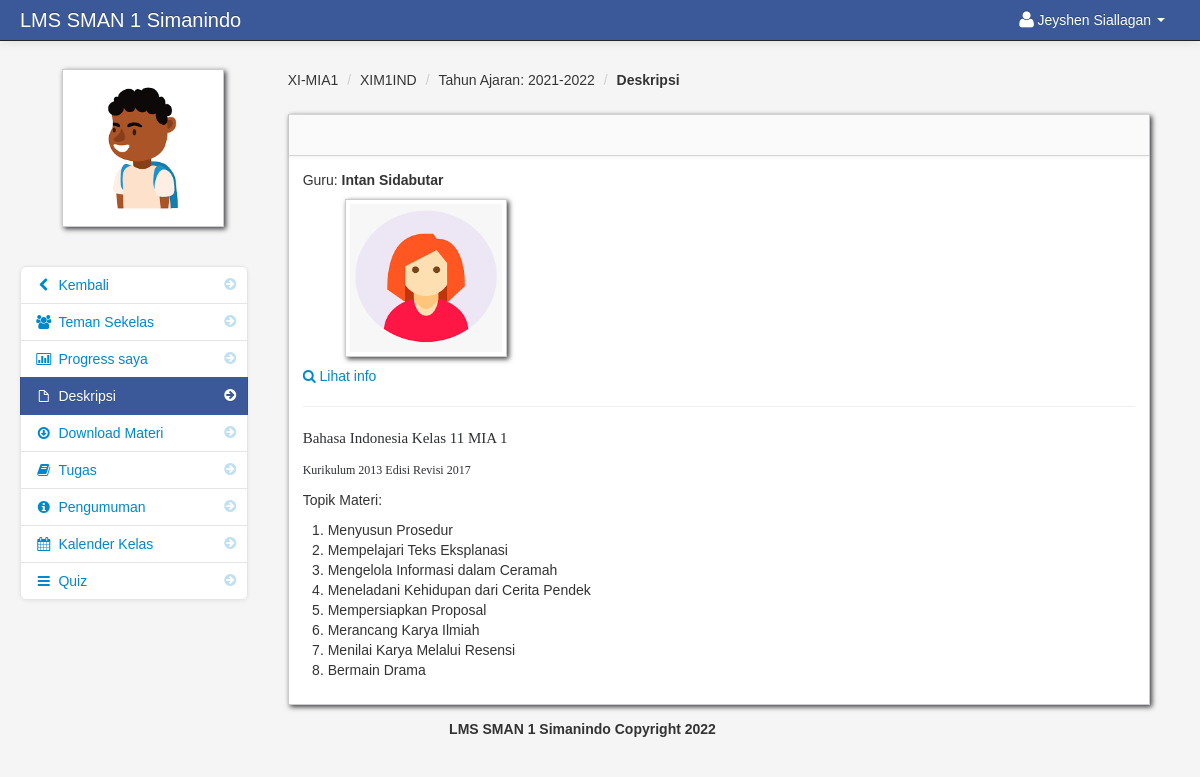
Page /subject_overview_student.php?id=193 (signed in) on the committed database.
### tables this page shows
CREATE TABLE `student` (
  `student_id` int(11) NOT NULL,
  `firstname` varchar(100) NOT NULL,
  `lastname` varchar(100) NOT NULL,
  `class_id` int(11) NOT NULL,
  `username` varchar(100) NOT NULL,
  `password` varchar(100) NOT NULL,
  `location` varchar(100) NOT NULL,
  `status` varchar(100) NOT NULL
);

CREATE TABLE `teacher_class` (
  `teacher_class_id` int(11) NOT NULL,
  `teacher_id` int(11) NOT NULL,
  `class_id` int(11) NOT NULL,
  `subject_id` int(11) NOT NULL,
  `thumbnails` varchar(100) NOT NULL,
  `school_year` varchar(100) NOT NULL
);

CREATE TABLE `class` (
  `class_id` int(11) NOT NULL,
  `class_name` varchar(100) NOT NULL
);

CREATE TABLE `subject` (
  `subject_id` int(11) NOT NULL,
  `subject_code` varchar(100) NOT NULL,
  `subject_title` varchar(100) NOT NULL,
  `category` varchar(100) NOT NULL,
  `description` longtext NOT NULL,
  `unit` int(11) NOT NULL,
  `Pre_req` varchar(100) NOT NULL,
  `semester` varchar(100) NOT NULL
);

CREATE TABLE `teacher` (
  `teacher_id` int(11) NOT NULL,
  `username` varchar(100) NOT NULL,
  `password` varchar(200) NOT NULL,
  `firstname` varchar(100) NOT NULL,
  `lastname` varchar(100) NOT NULL,
  `department_id` int(11) NOT NULL,
  `location` varchar(200) NOT NULL,
  `about` varchar(500) NOT NULL,
  `teacher_status` varchar(20) NOT NULL,
  `teacher_stat` varchar(100) NOT NULL
);

CREATE TABLE `class_subject_overview` (
  `class_subject_overview_id` int(11) NOT NULL,
  `teacher_class_id` int(11) NOT NULL,
  `content` varchar(10000) NOT NULL
);

### session.php (called while the page is built, shortened)
<?php
$session_id=$_SESSION['id'];
?>

### subject_overview_student.php (the view, shortened to what this page needs)
<?php include('header_dashboard.php'); ?>
<?php include('session.php'); ?>
<?php $get_id = $_GET['id']; ?>
    <body>
		<?php include('navbar_student.php'); ?>
        <div class="container-fluid">
            <div class="row-fluid">
				<?php include('subject_overview_link_student.php'); ?>
                <div class="span9" id="content">
                     <div class="row-fluid">
										<?php $class_query = mysqli_query($conn,"select * from teacher_class
										LEFT JOIN class ON class.class_id = teacher_class.class_id
										LEFT JOIN subject ON subject.subject_id = teacher_class.subject_id
										where teacher_class_id = '$get_id'")or die(mysqli_error());
										$class_row = mysqli_fetch_array($class_query);
										?>
					     <ul class="breadcrumb">
							<li><a href="#"><?php echo $class_row['class_name']; ?></a> <span class="divider">/</span></li>
							<li><a href="#"><?php echo $class_row['subject_code']; ?></a> <span class="divider">/</span></li>
							<li><a href="#">Tahun Ajaran: <?php echo $class_row['school_year']; ?></a> <span class="divider">/</span></li>
							<li><a href="#"><b>Deskripsi</b></a></li>
						</ul>
                        <div id="block_bg" class="block">
                            <div class="navbar navbar-inner block-header">
                            </div>
                            <div class="block-content collapse in">
                                <div class="span12">
  											<?php $query = mysqli_query($conn,"select * from teacher_class
										LEFT JOIN class ON class.class_id = teacher_class.class_id
										LEFT JOIN subject ON subject.subject_id = teacher_class.subject_id
										LEFT JOIN teacher ON teacher.teacher_id = teacher_class.teacher_id
										where teacher_class_id = '$get_id'")or die(mysqli_error());
										$row = mysqli_fetch_array($query);
										?>
										Guru: <strong><?php echo $row['firstname']; ?> <?php echo $row['lastname']; ?></strong>
															<br>
															<img id="avatar" class="img-polaroid" src="admin/<?php echo $row['location']; ?>" width>
															<p><a href=""><i class="icon-search"></i> Lihat info</a></p>
															<hr>
										<?php $query = mysqli_query($conn,"select * from teacher_class
											LEFT JOIN class_subject_overview ON class_subject_overview.teacher_class_id = teacher_class.teacher_class_id
											where class_subject_overview.teacher_class_id = '$get_id'")or die(mysqli_error());
											$row_subject = mysqli_fetch_array($query); ?>
										<?php echo $row_subject['content']; ?>
                                </div>
                            </div>
                        </div>
                    </div>
                </div>
            </div>
		<?php include('footer.php'); ?>
        </div>
		<?php include('script.php'); ?>
    </body>
</html>

### navbar_student.php (shortened to what this page needs)
<div class="navbar navbar-fixed-top navbar-inverse">
        <div class="navbar-inner">
            <div class="container-fluid">
                <a class="brand" href="#">LMS SMAN 1 Simanindo</a>
					<div class="nav-collapse collapse">
						<ul class="nav pull-right">
							<?php $query= mysqli_query($conn,"select * from student where student_id = '$session_id'")or die(mysqli_error());
								$row = mysqli_fetch_array($query);
						?>
							<li class="dropdown">
								<a href="#" role="button" class="dropdown-toggle" data-toggle="dropdown"> <i class="icon-user icon-large"></i><?php echo $row['firstname']." ".$row['lastname'];  ?> <i class="caret"></i></a>
							</li>
						</ul>
					</div>
            </div>
        </div>
</div>

### subject_overview_link_student.php (shortened to what this page needs)
<div class="span3" id="sidebar">
	<img id="avatar" src="admin/<?php echo $row['location']; ?>" class="img-polaroid">
		<ul class="nav nav-list bs-docs-sidenav nav-collapse collapse">
				<li class=""><a href="dashboard_student.php"><i class="icon-chevron-right"></i><i class="icon-chevron-left"></i>&nbsp;Kembali</a></li>
				<li class=""><a href="my_classmates.php<?php echo '?id='.$get_id; ?>"><i class="icon-chevron-right"></i><i class="icon-group"></i>&nbsp;Teman Sekelas</a></li>
				<li class=""><a href="progress.php<?php echo '?id='.$get_id; ?>"><i class="icon-chevron-right"></i><i class="icon-bar-chart"></i>&nbsp;Progress saya</a></li>
				<li class="active"><a href="subject_overview_student.php<?php echo '?id='.$get_id; ?>"><i class="icon-chevron-right"></i><i class="icon-file"></i>&nbsp;Deskripsi</a></li>
				<li class=""><a href="downloadable_student.php<?php echo '?id='.$get_id; ?>"><i class="icon-chevron-right"></i><i class="icon-download"></i>&nbsp;Download Materi</a></li>
				<li class=""><a href="assignment_student.php<?php echo '?id='.$get_id; ?>"><i class="icon-chevron-right"></i><i class="icon-book"></i>&nbsp;Tugas</a></li>
				<li class=""><a href="announcements_student.php<?php echo '?id='.$get_id; ?>"><i class="icon-chevron-right"></i><i class="icon-info-sign"></i>&nbsp;Pengumuman</a></li>
				<li class=""><a href="class_calendar_student.php<?php echo '?id='.$get_id; ?>"><i class="icon-chevron-right"></i><i class="icon-calendar"></i>&nbsp;Kalender Kelas</a></li>
				<li class=""><a href="student_quiz_list.php<?php echo '?id='.$get_id; ?>"><i class="icon-chevron-right"></i><i class="icon-reorder"></i>&nbsp;Quiz</a></li>
		</ul>
</div>

### admin/assets/styles.css (style rules this page uses)
body { padding-top: 60px; padding-bottom: 40px; background-color: #f5f5f5; }
#content { margin-left:0px; }
.breadcrumb { margin: 0 0 0px; padding: 10px 0px; background-color: transparent; }
.block { background: url("../images/pixel-60fff.png") repeat scroll 0 0 rgba(0, 0, 0, 0) !important; border: 1px solid #ccc; background: white; margin: 1em 0em; border-top: none; -webkit-box-shadow: 2px 2px 5px rgba(0, 0, 6, 0.75); -moz-box-shadow: 2px 2px 5px rgba(0, 0, 6, 0.75); box-shadow: 2px 2px 5px rgba(0, 0, 6, 0.75); }
.block-content { margin: 1em; min-height: .25em; }
.block-header { margin-bottom: 0px; border-right: none; border-left: none; -webkit-border-radius: 0px; -moz-border-radius: 0px; border-radius: 0px; }
.bs-docs-sidenav { max-width: 228px; margin: 30px 0 0; padding: 0; background-color: #fff; -webkit-border-radius: 6px; -moz-border-radius: 6px; border-radius: 6px; -webkit-box-shadow: 0 1px 4px rgba(0,0,0,.065); -moz-box-shadow: 0 1px 4px rgba(0,0,0,.065); box-shadow: 0 1px 4px rgba(0,0,0,.065); }
.bs-docs-sidenav > li > a { display: block; width: 190px \9; margin: 0 0 -1px; padding: 8px 14px; border: 1px solid #e5e5e5; }
.bs-docs-sidenav > li:first-child > a { -webkit-border-radius: 6px 6px 0 0; -moz-border-radius: 6px 6px 0 0; border-radius: 6px 6px 0 0; }
.bs-docs-sidenav > li:last-child > a { -webkit-border-radius: 0 0 6px 6px; -moz-border-radius: 0 0 6px 6px; border-radius: 0 0 6px 6px; }
.bs-docs-sidenav > .active > a { position: relative; z-index: 2; padding: 9px 15px; border: 0; text-shadow: 0 1px 0 rgba(0,0,0,.15); -webkit-box-shadow: inset 1px 0 0 rgba(0,0,0,.1), inset -1px 0 0 rgba(0,0,0,.1); -moz-box-shadow: inset 1px 0 0 rgba(0,0,0,.1), inset -1px 0 0 rgba(0,0,0,.1); box-shadow: inset 1px 0 0 rgba(0,0,0,.1), inset -1px 0 0 rgba(0,0,0,.1); }
.bs-docs-sidenav .icon-chevron-right { float: right; margin-top: 2px; margin-right: -6px; opacity: .25; }
.bs-docs-sidenav .active .icon-chevron-right, .bs-docs-sidenav .active a:hover .icon-chevron-right { opacity: 1; }

### rows in the picture
student: firstname "Jeyshen", lastname "Siallagan", location (picture)
teacher_class: class.class_name "XI-MIA1", subject.subject_code "XIM1IND", school_year "2021-2022", teacher.firstname "Intan", teacher.lastname "Sidabutar", teacher.location (picture)
class_subject_overview: content "Bahasa Indonesia Kelas 11 MIA 1 Kurikulum 2013 Edisi Revisi 2017 Topik Materi: Menyusun Prosedur Mempelajari Teks Eksplanasi Mengelola Informasi dalam Ceramah Meneladani Kehidupan dari Cerita Pendek Mempersiapkan Proposal Merancang Karya Ilmiah Menilai Karya Melalui Resensi Bermain Drama"
